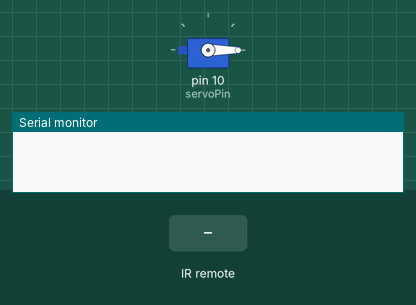
A sketch run on a simulated Arduino Uno, built with avr-gcc and run on an emulated ATmega328P. On the bench: servo, the last lines printed to the serial monitor. The test bench sets the inputs (shaded band).

Above: at 1.2 s.
1.3 s: infrared code 0xBF40FF00 received
At 2.2 s:
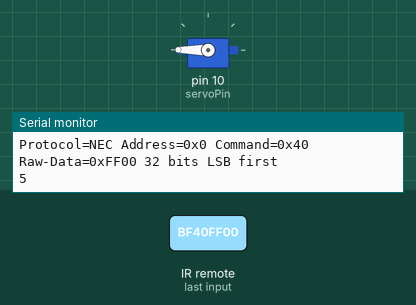
Timing chart, 0 to 4.3 s (numbered marks = the images above; inputs shaded):
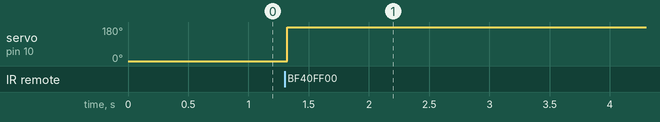

Measured:
- after the input at 1.3 s, servo on pin 10 (servoPin): 0° → 180° at once

The sketch:

remote_receiver.ino
```cpp
// ... existing code ...

#include <IRremote.hpp>
#include <Servo.h>  // Add Servo library

const int IR_RECEIVE_PIN = 7;
const int servoPin = 10;  // Reusing pin 10 for servo
int currentPosition = 0;  // Add variable to track servo position

Servo myServo;  // Create servo object

void setup()
{
  Serial.begin(9600);
  IrReceiver.begin(IR_RECEIVE_PIN, ENABLE_LED_FEEDBACK);
  myServo.attach(servoPin);  // Initialize servo
  myServo.write(currentPosition);  // Set initial position to 0 degrees
}

void loop(){
  if (IrReceiver.decode())
  {
    Serial.println(IrReceiver.decodedIRData.decodedRawData, HEX);
    IrReceiver.printIRResultShort(&Serial);

    switch(IrReceiver.decodedIRData.decodedRawData)
    {
      case 0xBF40FF00: //Keypad button "5"
        Serial.println("5");
        currentPosition = (currentPosition == 0) ? 180 : 0;  // Toggle position
        myServo.write(currentPosition);  // Move to new position
        break;
      default:
        break;
    }

    IrReceiver.resume();
  }
}
```
